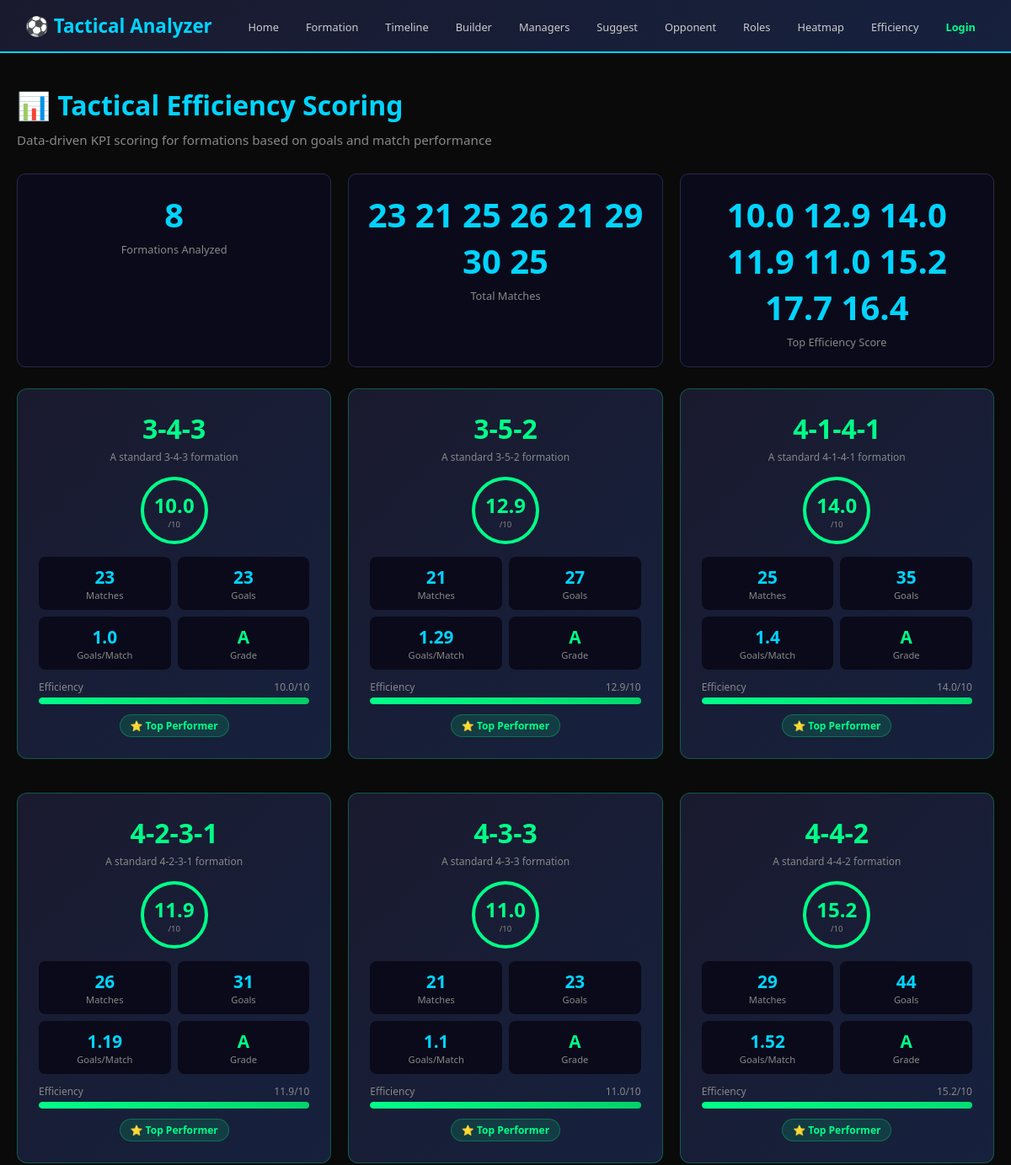
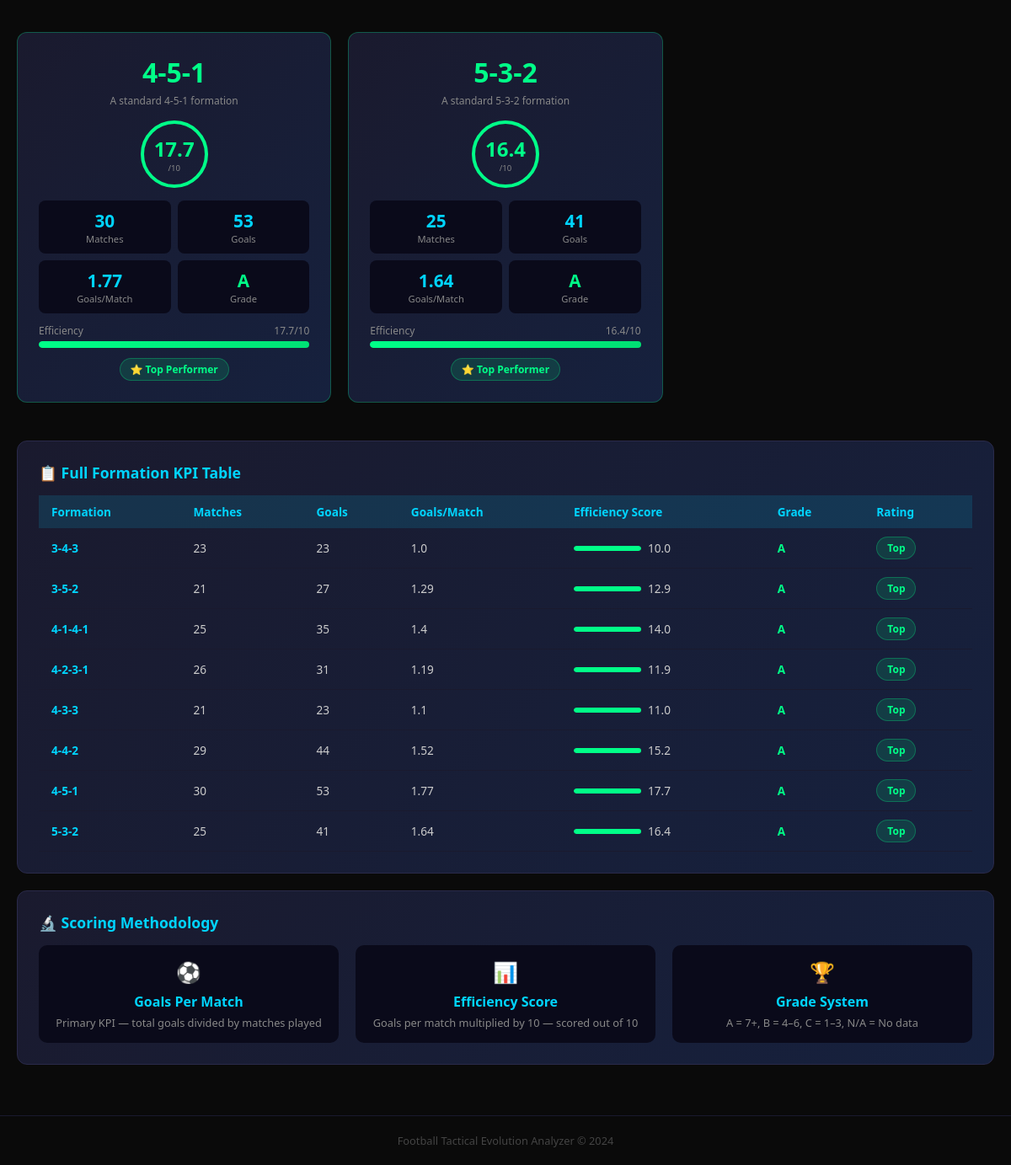
Page /tactical-efficiency/ on the committed database (2 pictures, top to bottom).
### core/models.py (models this page shows, shortened)
class Formation(models.Model):
    formation_id = models.AutoField(primary_key=True)
    name = models.CharField(max_length=50)
    description = models.TextField(null=True, blank=True)
    class Meta:
        db_table = 'formation'
        managed = True

### core/views.py (the view)
# urls.py: path('tactical-efficiency/', views.tactical_efficiency, name='tactical_efficiency'),
def tactical_efficiency(request):
    formations = Formation.objects.order_by('name')
    efficiency_data = []
    for formation in formations:
        total = Match.objects.filter(formation=formation).count()
        goals = MatchEvent.objects.filter(match__formation=formation, type='Goal').count()
        efficiency_data.append({
            'formation': formation,
            'total_matches': total,
            'total_goals': goals,
            'goals_per_match': round(goals / total, 2) if total else 0,
            'efficiency_score': round((goals / total) * 10, 1) if total else 0,
        })
    return render(request, 'tactical_efficiency.html', {
        'efficiency_data': efficiency_data,
    })

### core/templates/tactical_efficiency.html
{% extends 'base.html' %}
{% block content %}
<h1 class="page-title">📊 Tactical Efficiency Scoring</h1>
<p class="page-subtitle">Data-driven KPI scoring for formations based on goals and match performance</p>
<div class="grid-3" style="margin-bottom:25px;">
    <div class="stat-box">
        <div class="number">{{ efficiency_data|length }}</div>
        <div class="label">Formations Analyzed</div>
    </div>
    <div class="stat-box">
        <div class="number">
            {% for d in efficiency_data %}
                {% if d.total_matches > 0 %}
                    {{ d.total_matches }}
                {% endif %}
            {% endfor %}
        </div>
        <div class="label">Total Matches</div>
    </div>
    <div class="stat-box">
        <div class="number">
            {% for d in efficiency_data %}
                {% if d.efficiency_score > 0 %}
                    {{ d.efficiency_score }}
                {% endif %}
            {% endfor %}
        </div>
        <div class="label">Top Efficiency Score</div>
    </div>
</div>
<div class="grid-3" style="margin-bottom:25px;">
    {% for data in efficiency_data %}
    <div class="card" style="
        {% if data.efficiency_score >= 7 %}border-color:#00ff8844;
        {% elif data.efficiency_score >= 4 %}border-color:#ff880044;
        {% else %}border-color:#2a2a4a;{% endif %}">
        <div style="text-align:center;margin-bottom:15px;">
            <div style="font-size:2rem;font-weight:700;
                {% if data.efficiency_score >= 7 %}color:#00ff88;
                {% elif data.efficiency_score >= 4 %}color:#ff8800;
                {% else %}color:#888;{% endif %}">
                {{ data.formation.name }}
            </div>
            <div style="color:#888;font-size:0.75rem;margin-top:4px;">
                {{ data.formation.description|truncatechars:50 }}
            </div>
        </div>
        <div style="text-align:center;margin-bottom:15px;">
            <div style="display:inline-block;width:80px;height:80px;border-radius:50%;
                border: 4px solid
                {% if data.efficiency_score >= 7 %}#00ff88;
                {% elif data.efficiency_score >= 4 %}#ff8800;
                {% else %}#444;{% endif %};
                display:flex;align-items:center;justify-content:center;
                margin:0 auto;">
                <div>
                    <div style="font-size:1.5rem;font-weight:700;
                        {% if data.efficiency_score >= 7 %}color:#00ff88;
                        {% elif data.efficiency_score >= 4 %}color:#ff8800;
                        {% else %}color:#888;{% endif %}">
                        {{ data.efficiency_score }}
                    </div>
                    <div style="font-size:0.6rem;color:#888;">/10</div>
                </div>
            </div>
        </div>
        <div style="display:grid;grid-template-columns:1fr 1fr;gap:8px;margin-bottom:12px;">
            <div style="background:#0a0a1a;border-radius:8px;padding:10px;text-align:center;">
                <div style="font-size:1.3rem;font-weight:700;color:#00d4ff;">
                    {{ data.total_matches }}
                </div>
                <div style="font-size:0.7rem;color:#888;">Matches</div>
            </div>
            <div style="background:#0a0a1a;border-radius:8px;padding:10px;text-align:center;">
                <div style="font-size:1.3rem;font-weight:700;color:#00d4ff;">
                    {{ data.total_goals }}
                </div>
                <div style="font-size:0.7rem;color:#888;">Goals</div>
            </div>
            <div style="background:#0a0a1a;border-radius:8px;padding:10px;text-align:center;">
                <div style="font-size:1.3rem;font-weight:700;color:#00d4ff;">
                    {{ data.goals_per_match }}
                </div>
                <div style="font-size:0.7rem;color:#888;">Goals/Match</div>
            </div>
            <div style="background:#0a0a1a;border-radius:8px;padding:10px;text-align:center;">
                <div style="font-size:1.3rem;font-weight:700;
                    {% if data.efficiency_score >= 7 %}color:#00ff88;
                    {% elif data.efficiency_score >= 4 %}color:#ff8800;
                    {% else %}color:#888;{% endif %}">
                    {% if data.efficiency_score >= 7 %}A
                    {% elif data.efficiency_score >= 4 %}B
                    {% elif data.efficiency_score >= 1 %}C
                    {% else %}N/A{% endif %}
                </div>
                <div style="font-size:0.7rem;color:#888;">Grade</div>
            </div>
        </div>
        <div>
            <div style="display:flex;justify-content:space-between;margin-bottom:4px;">
                <span style="color:#888;font-size:0.75rem;">Efficiency</span>
                <span style="color:#888;font-size:0.75rem;">{{ data.efficiency_score }}/10</span>
            </div>
            <div style="background:#1a1a2e;border-radius:10px;height:8px;overflow:hidden;">
                <div style="height:100%;
                    width:{% widthratio data.efficiency_score 10 100 %}%;
                    background:linear-gradient(90deg,
                    {% if data.efficiency_score >= 7 %}#00ff88,#00cc66
                    {% elif data.efficiency_score >= 4 %}#ff8800,#ffaa00
                    {% else %}#444,#666{% endif %});
                    border-radius:10px;
                    transition:width 1s ease;">
                </div>
            </div>
        </div>
        <div style="text-align:center;margin-top:12px;">
            {% if data.efficiency_score >= 7 %}
            <span class="badge-green badge">⭐ Top Performer</span>
            {% elif data.efficiency_score >= 4 %}
            <span class="badge-orange badge">📈 Good Performer</span>
            {% elif data.efficiency_score >= 1 %}
            <span class="badge">📊 Average</span>
            {% else %}
            <span class="badge" style="color:#555;border-color:#333;">No Data</span>
            {% endif %}
        </div>
    </div>
    {% endfor %}
</div>
<div class="card">
    <h3>📋 Full Formation KPI Table</h3>
    <table>
        <thead>
            <tr>
                <th>Formation</th>
                <th>Matches</th>
                <th>Goals</th>
                <th>Goals/Match</th>
                <th>Efficiency Score</th>
                <th>Grade</th>
                <th>Rating</th>
            </tr>
        </thead>
        <tbody>
            {% for data in efficiency_data %}
            <tr>
                <td>
                    <strong style="color:#00d4ff;">{{ data.formation.name }}</strong>
                </td>
                <td>{{ data.total_matches }}</td>
                <td>{{ data.total_goals }}</td>
                <td>{{ data.goals_per_match }}</td>
                <td>
                    <div style="display:flex;align-items:center;gap:8px;">
                        <div style="background:#1a1a2e;border-radius:10px;height:6px;width:80px;overflow:hidden;">
                            <div style="height:100%;
                                width:{% widthratio data.efficiency_score 10 100 %}%;
                                background:{% if data.efficiency_score >= 7 %}#00ff88
                                {% elif data.efficiency_score >= 4 %}#ff8800
                                {% else %}#444{% endif %};
                                border-radius:10px;">
                            </div>
                        </div>
                        <span>{{ data.efficiency_score }}</span>
                    </div>
                </td>
                <td>
                    <strong style="
                        {% if data.efficiency_score >= 7 %}color:#00ff88;
                        {% elif data.efficiency_score >= 4 %}color:#ff8800;
                        {% else %}color:#888;{% endif %}">
                        {% if data.efficiency_score >= 7 %}A
                        {% elif data.efficiency_score >= 4 %}B
                        {% elif data.efficiency_score >= 1 %}C
                        {% else %}N/A{% endif %}
                    </strong>
                </td>
                <td>
                    {% if data.efficiency_score >= 7 %}
                    <span class="badge-green badge">Top</span>
                    {% elif data.efficiency_score >= 4 %}
                    <span class="badge-orange badge">Good</span>
                    {% elif data.efficiency_score >= 1 %}
                    <span class="badge">Average</span>
                    {% else %}
                    <span class="badge" style="color:#555;">No Data</span>
                    {% endif %}
                </td>
            </tr>
            {% endfor %}
        </tbody>
    </table>
</div>
<div class="card" style="margin-top:20px;">
    <h3>🔬 Scoring Methodology</h3>
    <div class="grid-3" style="margin-top:15px;">
        <div style="background:#0a0a1a;border-radius:10px;padding:15px;text-align:center;">
            <div style="font-size:1.5rem;margin-bottom:8px;">⚽</div>
            <div style="color:#00d4ff;font-weight:600;margin-bottom:5px;">Goals Per Match</div>
            <div style="color:#888;font-size:0.8rem;">
                Primary KPI — total goals divided by matches played
            </div>
        </div>
        <div style="background:#0a0a1a;border-radius:10px;padding:15px;text-align:center;">
            <div style="font-size:1.5rem;margin-bottom:8px;">📊</div>
            <div style="color:#00d4ff;font-weight:600;margin-bottom:5px;">Efficiency Score</div>
            <div style="color:#888;font-size:0.8rem;">
                Goals per match multiplied by 10 — scored out of 10
            </div>
        </div>
        <div style="background:#0a0a1a;border-radius:10px;padding:15px;text-align:center;">
            <div style="font-size:1.5rem;margin-bottom:8px;">🏆</div>
            <div style="color:#00d4ff;font-weight:600;margin-bottom:5px;">Grade System</div>
            <div style="color:#888;font-size:0.8rem;">
                A = 7+, B = 4–6, C = 1–3, N/A = No data
            </div>
        </div>
    </div>
</div>
{% endblock %}

### core/templates/base.html (shortened to what this page needs)
<!DOCTYPE html>
<html lang="en">
<head>
</head>
<body>
    <nav>
        <a href="/" class="logo">⚽ Tactical Analyzer</a>
        <ul>
            <li><a href="/">Home</a></li>
            <li><a href="/formation-comparison/">Formation</a></li>
            <li><a href="/tactical-timeline/">Timeline</a></li>
            <li><a href="/formation-builder/">Builder</a></li>
            <li><a href="/manager-profiling/">Managers</a></li>
            <li><a href="/tactical-suggestion/">Suggest</a></li>
            <li><a href="/opponent-adaptation/">Opponent</a></li>
            <li><a href="/player-role-evolution/">Roles</a></li>
            <li><a href="/heatmap/">Heatmap</a></li>
            <li><a href="/tactical-efficiency/">Efficiency</a></li>
            {% if user.is_authenticated %}
                <li><a href="/admin/">Admin Panel</a></li>
                <li>
                    <form method="POST" action="{% url 'logout' %}" style="display:inline;">
                        {% csrf_token %}
                        <button type="submit" style="background:transparent; border:none; color:#ff4444; font-weight:bold; cursor:pointer; padding:6px 12px; font-size:0.8rem;">Logout ({{ user.username }})</button>
                    </form>
                </li>
            {% else %}
                <li><a href="{% url 'login' %}" style="color:#00ff88; font-weight:bold;">Login</a></li>
            {% endif %}
        </ul>
    </nav>
    <div class="container">
        {% block content %}{% endblock %}
    </div>
    <footer>
        Football Tactical Evolution Analyzer &copy; 2024
    </footer>
</body>
</html>

### core/templates/base.html (style rules this page uses)
* { margin: 0; padding: 0; box-sizing: border-box; }
body { font-family: 'Segoe UI', sans-serif; background: #0a0a0a; color: #ffffff; min-height: 100vh; }
nav { background: linear-gradient(135deg, #1a1a2e, #16213e); padding: 15px 30px; display: flex; align-items: center; justify-content: space-between; border-bottom: 2px solid #00d4ff; position: sticky; top: 0; z-index: 100; }
nav .logo { font-size: 1.4rem; font-weight: 700; color: #00d4ff; text-decoration: none; }
nav ul { list-style: none; display: flex; gap: 8px; flex-wrap: wrap; }
nav ul li a { color: #ccc; text-decoration: none; padding: 6px 12px; border-radius: 20px; font-size: 0.8rem; transition: all 0.3s; }
.container { max-width: 1200px; margin: 40px auto; padding: 0 20px; }
.page-title { font-size: 2rem; font-weight: 700; color: #00d4ff; margin-bottom: 10px; }
.page-subtitle { color: #888; margin-bottom: 30px; font-size: 0.95rem; }
.card { background: linear-gradient(135deg, #1a1a2e, #16213e); border: 1px solid #2a2a4a; border-radius: 12px; padding: 25px; margin-bottom: 20px; transition: border-color 0.3s; }
.card h3 { color: #00d4ff; margin-bottom: 15px; font-size: 1.1rem; }
.grid-3 { display: grid; grid-template-columns: 1fr 1fr 1fr; gap: 20px; }
.badge { display: inline-block; padding: 4px 12px; border-radius: 20px; font-size: 0.75rem; font-weight: 600; background: #00d4ff22; color: #00d4ff; border: 1px solid #00d4ff44; }
.badge-green { background: #00ff8822; color: #00ff88; border-color: #00ff8844; }
table { width: 100%; border-collapse: collapse; margin-top: 15px; }
table th { background: #00d4ff22; color: #00d4ff; padding: 10px 15px; text-align: left; font-size: 0.85rem; }
table td { padding: 10px 15px; border-bottom: 1px solid #1a1a2e; font-size: 0.85rem; color: #ccc; }
.stat-box { text-align: center; padding: 20px; background: #0a0a1a; border-radius: 10px; border: 1px solid #2a2a4a; }
.stat-box .number { font-size: 2.5rem; font-weight: 700; color: #00d4ff; }
.stat-box .label { font-size: 0.8rem; color: #888; margin-top: 5px; }
footer { text-align: center; padding: 20px; color: #444; font-size: 0.8rem; border-top: 1px solid #1a1a2e; margin-top: 60px; }

### rows in the picture
Formation: total_matches "23", efficiency_score "10.0", formation.name "3-4-3", formation.description "A standard 3-4-3 formation", total_goals "23", goals_per_match "1.0"
Formation: total_matches "21", efficiency_score "12.9", formation.name "3-5-2", formation.description "A standard 3-5-2 formation", total_goals "27", goals_per_match "1.29"
Formation: total_matches "25", efficiency_score "14.0", formation.name "4-1-4-1", formation.description "A standard 4-1-4-1 formation", total_goals "35", goals_per_match "1.4"
Formation: total_matches "26", efficiency_score "11.9", formation.name "4-2-3-1", formation.description "A standard 4-2-3-1 formation", total_goals "31", goals_per_match "1.19"
Formation: total_matches "21", efficiency_score "11.0", formation.name "4-3-3", formation.description "A standard 4-3-3 formation", total_goals "23", goals_per_match "1.1"
Formation: total_matches "29", efficiency_score "15.2", formation.name "4-4-2", formation.description "A standard 4-4-2 formation", total_goals "44", goals_per_match "1.52"
Formation: total_matches "30", efficiency_score "17.7", formation.name "4-5-1", formation.description "A standard 4-5-1 formation", total_goals "53", goals_per_match "1.77"
Formation: total_matches "25", efficiency_score "16.4", formation.name "5-3-2", formation.description "A standard 5-3-2 formation", total_goals "41", goals_per_match "1.64"

### other values in the picture
{{ efficiency_data|length }} "8"
